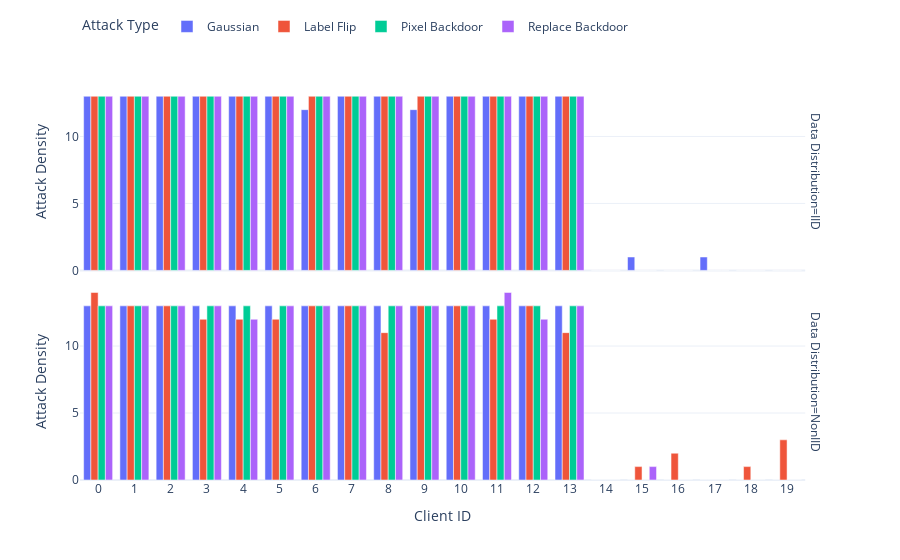

Notebook code cell kept with this figure:
### Code cell
#绘画密度
xx = [i for i in range(20)]
fig = px.bar(kk, x="Client ID", y="Attack Density",color='Attack Type',facet_row='Data Distribution',barmode="group")
fig.update_xaxes(tickvals=xx)
fig.update_layout(legend=dict(orientation="h",y=1.15))
fig.show()
fig.write_image('./ad_attack_density.png', scale=4)

### Figure 1 — Plotly figure (JSON) as saved in the notebook; plotly's stock layout.template omitted (floating-point values rounded to 4 significant figures)
{"data": [{"alignmentgroup": "True", "hovertemplate": "Attack Type=Gaussian<br>Data Distribution=IID<br>Client ID=%{x}<br>Attack Density=%{y}<extra></extra>", "legendgroup": "Gaussian", "marker": {"color": "#636efa", "pattern": {"shape": ""}}, "name": "Gaussian", "offsetgroup": "Gaussian", "orientation": "v", "showlegend": true, "textposition": "auto", "type": "bar", "x": [0, 1, 2, 3, 4, 5, 6, 7, 8, 9, 10, 11, 12, 13, 14, 15, 16, 17, 18, 19], "xaxis": "x2", "y": [13, 13, 13, 13, 13, 13, 12, 13, 13, 12, 13, 13, 13, 13, 0, 1, 0, 1, 0, 0], "yaxis": "y2"}, {"alignmentgroup": "True", "hovertemplate": "Attack Type=Gaussian<br>Data Distribution=NonIID<br>Client ID=%{x}<br>Attack Density=%{y}<extra></extra>", "legendgroup": "Gaussian", "marker": {"color": "#636efa", "pattern": {"shape": ""}}, "name": "Gaussian", "offsetgroup": "Gaussian", "orientation": "v", "showlegend": false, "textposition": "auto", "type": "bar", "x": [0, 1, 2, 3, 4, 5, 6, 7, 8, 9, 10, 11, 12, 13, 14, 15, 16, 17, 18, 19], "xaxis": "x", "y": [13, 13, 13, 13, 13, 13, 13, 13, 13, 13, 13, 13, 13, 13, 0, 0, 0, 0, 0, 0], "yaxis": "y"}, {"alignmentgroup": "True", "hovertemplate": "Attack Type=Label Flip<br>Data Distribution=IID<br>Client ID=%{x}<br>Attack Density=%{y}<extra></extra>", "legendgroup": "Label Flip", "marker": {"color": "#EF553B", "pattern": {"shape": ""}}, "name": "Label Flip", "offsetgroup": "Label Flip", "orientation": "v", "showlegend": true, "textposition": "auto", "type": "bar", "x": [0, 1, 2, 3, 4, 5, 6, 7, 8, 9, 10, 11, 12, 13, 14, 15, 16, 17, 18, 19], "xaxis": "x2", "y": [13, 13, 13, 13, 13, 13, 13, 13, 13, 13, 13, 13, 13, 13, 0, 0, 0, 0, 0, 0], "yaxis": "y2"}, {"alignmentgroup": "True", "hovertemplate": "Attack Type=Label Flip<br>Data Distribution=NonIID<br>Client ID=%{x}<br>Attack Density=%{y}<extra></extra>", "legendgroup": "Label Flip", "marker": {"color": "#EF553B", "pattern": {"shape": ""}}, "name": "Label Flip", "offsetgroup": "Label Flip", "orientation": "v", "showlegend": false, "textposition": "auto", "type": "bar", "x": [0, 1, 2, 3, 4, 5, 6, 7, 8, 9, 10, 11, 12, 13, 14, 15, 16, 17, 18, 19], "xaxis": "x", "y": [14, 13, 13, 12, 12, 12, 13, 13, 11, 13, 13, 12, 13, 11, 0, 1, 2, 0, 1, 3], "yaxis": "y"}, {"alignmentgroup": "True", "hovertemplate": "Attack Type=Pixel Backdoor<br>Data Distribution=IID<br>Client ID=%{x}<br>Attack Density=%{y}<extra></extra>", "legendgroup": "Pixel Backdoor", "marker": {"color": "#00cc96", "pattern": {"shape": ""}}, "name": "Pixel Backdoor", "offsetgroup": "Pixel Backdoor", "orientation": "v", "showlegend": true, "textposition": "auto", "type": "bar", "x": [0, 1, 2, 3, 4, 5, 6, 7, 8, 9, 10, 11, 12, 13, 14, 15, 16, 17, 18, 19], "xaxis": "x2", "y": [13, 13, 13, 13, 13, 13, 13, 13, 13, 13, 13, 13, 13, 13, 0, 0, 0, 0, 0, 0], "yaxis": "y2"}, {"alignmentgroup": "True", "hovertemplate": "Attack Type=Pixel Backdoor<br>Data Distribution=NonIID<br>Client ID=%{x}<br>Attack Density=%{y}<extra></extra>", "legendgroup": "Pixel Backdoor", "marker": {"color": "#00cc96", "pattern": {"shape": ""}}, "name": "Pixel Backdoor", "offsetgroup": "Pixel Backdoor", "orientation": "v", "showlegend": false, "textposition": "auto", "type": "bar", "x": [0, 1, 2, 3, 4, 5, 6, 7, 8, 9, 10, 11, 12, 13, 14, 15, 16, 17, 18, 19], "xaxis": "x", "y": [13, 13, 13, 13, 13, 13, 13, 13, 13, 13, 13, 13, 13, 13, 0, 0, 0, 0, 0, 0], "yaxis": "y"}, {"alignmentgroup": "True", "hovertemplate": "Attack Type=Replace Backdoor<br>Data Distribution=IID<br>Client ID=%{x}<br>Attack Density=%{y}<extra></extra>", "legendgroup": "Replace Backdoor", "marker": {"color": "#ab63fa", "pattern": {"shape": ""}}, "name": "Replace Backdoor", "offsetgroup": "Replace Backdoor", "orientation": "v", "showlegend": true, "textposition": "auto", "type": "bar", "x": [0, 1, 2, 3, 4, 5, 6, 7, 8, 9, 10, 11, 12, 13, 14, 15, 16, 17, 18, 19], "xaxis": "x2", "y": [13, 13, 13, 13, 13, 13, 13, 13, 13, 13, 13, 13, 13, 13, 0, 0, 0, 0, 0, 0], "yaxis": "y2"}, {"alignmentgroup": "True", "hovertemplate": "Attack Type=Replace Backdoor<br>Data Distribution=NonIID<br>Client ID=%{x}<br>Attack Density=%{y}<extra></extra>", "legendgroup": "Replace Backdoor", "marker": {"color": "#ab63fa", "pattern": {"shape": ""}}, "name": "Replace Backdoor", "offsetgroup": "Replace Backdoor", "orientation": "v", "showlegend": false, "textposition": "auto", "type": "bar", "x": [0, 1, 2, 3, 4, 5, 6, 7, 8, 9, 10, 11, 12, 13, 14, 15, 16, 17, 18, 19], "xaxis": "x", "y": [13, 13, 13, 13, 12, 13, 13, 13, 13, 13, 13, 14, 12, 13, 0, 1, 0, 0, 0, 0], "yaxis": "y"}], "layout": {"annotations": [{"font": {}, "showarrow": false, "text": "Data Distribution=NonIID", "textangle": 90, "x": 0.98, "xanchor": "left", "xref": "paper", "y": 0.2425, "yanchor": "middle", "yref": "paper"}, {"font": {}, "showarrow": false, "text": "Data Distribution=IID", "textangle": 90, "x": 0.98, "xanchor": "left", "xref": "paper", "y": 0.7575, "yanchor": "middle", "yref": "paper"}], "autosize": true, "barmode": "group", "legend": {"orientation": "h", "title": {"text": "Attack Type"}, "tracegroupgap": 0, "x": 0, "y": 1.15}, "margin": {"t": 60}, "xaxis": {"anchor": "y", "autorange": true, "domain": [0, 0.98], "range": [-0.5, 19.5], "tickvals": [0, 1, 2, 3, 4, 5, 6, 7, 8, 9, 10, 11, 12, 13, 14, 15, 16, 17, 18, 19], "title": {"text": "Client ID"}, "type": "linear"}, "xaxis2": {"anchor": "y2", "autorange": true, "domain": [0, 0.98], "matches": "x", "range": [-0.5, 19.5], "showticklabels": false, "tickvals": [0, 1, 2, 3, 4, 5, 6, 7, 8, 9, 10, 11, 12, 13, 14, 15, 16, 17, 18, 19], "type": "linear"}, "yaxis": {"anchor": "x", "autorange": true, "domain": [0, 0.485], "range": [0, 14.74], "title": {"text": "Attack Density"}, "type": "linear"}, "yaxis2": {"anchor": "x2", "autorange": true, "domain": [0.515, 1], "matches": "y", "range": [0, 14.74], "title": {"text": "Attack Density"}, "type": "linear"}}}
